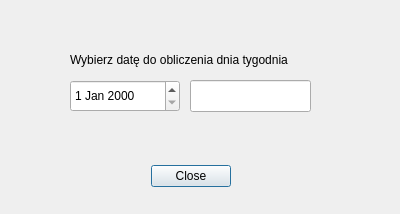
<?xml version="1.0" encoding="UTF-8"?>
<ui version="4.0">
 <class>calculateWeekday</class>
 <widget class="QDialog" name="calculateWeekday">
  <property name="geometry">
   <rect>
    <x>0</x>
    <y>0</y>
    <width>400</width>
    <height>214</height>
   </rect>
  </property>
  <property name="windowTitle">
   <string>Weekday</string>
  </property>
  <widget class="QDialogButtonBox" name="buttonBox">
   <property name="geometry">
    <rect>
     <x>140</x>
     <y>160</y>
     <width>91</width>
     <height>32</height>
    </rect>
   </property>
   <property name="orientation">
    <enum>Qt::Horizontal</enum>
   </property>
   <property name="standardButtons">
    <set>QDialogButtonBox::Close</set>
   </property>
  </widget>
  <widget class="QLabel" name="label">
   <property name="geometry">
    <rect>
     <x>70</x>
     <y>50</y>
     <width>251</width>
     <height>20</height>
    </rect>
   </property>
   <property name="text">
    <string>Wybierz datę do obliczenia dnia tygodnia</string>
   </property>
  </widget>
  <widget class="QDateEdit" name="wybor_daty">
   <property name="geometry">
    <rect>
     <x>70</x>
     <y>80</y>
     <width>110</width>
     <height>32</height>
    </rect>
   </property>
  </widget>
  <widget class="QLineEdit" name="dzien_tygodnia">
   <property name="geometry">
    <rect>
     <x>190</x>
     <y>80</y>
     <width>121</width>
     <height>32</height>
    </rect>
   </property>
   <property name="readOnly">
    <bool>true</bool>
   </property>
  </widget>
 </widget>
 <resources/>
 <connections>
  <connection>
   <sender>buttonBox</sender>
   <signal>accepted()</signal>
   <receiver>calculateWeekday</receiver>
   <slot>accept()</slot>
   <hints>
    <hint type="sourcelabel">
     <x>248</x>
     <y>254</y>
    </hint>
    <hint type="destinationlabel">
     <x>157</x>
     <y>274</y>
    </hint>
   </hints>
  </connection>
  <connection>
   <sender>buttonBox</sender>
   <signal>rejected()</signal>
   <receiver>calculateWeekday</receiver>
   <slot>reject()</slot>
   <hints>
    <hint type="sourcelabel">
     <x>316</x>
     <y>260</y>
    </hint>
    <hint type="destinationlabel">
     <x>286</x>
     <y>274</y>
    </hint>
   </hints>
  </connection>
 </connections>
</ui>
